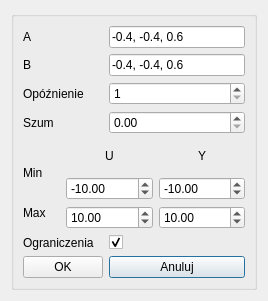
<?xml version="1.0" encoding="UTF-8"?>
<ui version="4.0">
 <class>ArxDialog</class>
 <widget class="QDialog" name="ArxDialog">
  <property name="geometry">
   <rect>
    <x>0</x>
    <y>0</y>
    <width>264</width>
    <height>301</height>
   </rect>
  </property>
  <property name="windowTitle">
   <string>Dialog</string>
  </property>
  <layout class="QGridLayout" name="gridLayout_2">
   <item row="0" column="0">
    <widget class="QGroupBox" name="groupBox">
     <property name="title">
      <string/>
     </property>
     <layout class="QGridLayout" name="gridLayout">
      <item row="3" column="2">
       <widget class="QDoubleSpinBox" name="doubleSpinBoxSzum">
        <property name="maximum">
         <double>10.000000000000000</double>
        </property>
        <property name="singleStep">
         <double>0.010000000000000</double>
        </property>
        <property name="value">
         <double>0.000000000000000</double>
        </property>
       </widget>
      </item>
      <item row="5" column="2">
       <widget class="QCheckBox" name="checkBoxOgraniczenie">
        <property name="enabled">
         <bool>true</bool>
        </property>
        <property name="text">
         <string/>
        </property>
        <property name="checked">
         <bool>true</bool>
        </property>
        <property name="tristate">
         <bool>false</bool>
        </property>
       </widget>
      </item>
      <item row="4" column="1" colspan="2">
       <layout class="QHBoxLayout" name="horizontalLayout">
        <item>
         <layout class="QVBoxLayout" name="verticalLayout_2">
          <item>
           <widget class="QLabel" name="label">
            <property name="text">
             <string>U</string>
            </property>
            <property name="alignment">
             <set>Qt::AlignCenter</set>
            </property>
           </widget>
          </item>
          <item>
           <widget class="QDoubleSpinBox" name="doubleSpinBoxMinU">
            <property name="minimum">
             <double>-100.000000000000000</double>
            </property>
            <property name="maximum">
             <double>0.000000000000000</double>
            </property>
            <property name="singleStep">
             <double>0.010000000000000</double>
            </property>
            <property name="value">
             <double>-10.000000000000000</double>
            </property>
           </widget>
          </item>
          <item>
           <widget class="QDoubleSpinBox" name="doubleSpinBoxMaxU">
            <property name="maximum">
             <double>100.000000000000000</double>
            </property>
            <property name="singleStep">
             <double>0.010000000000000</double>
            </property>
            <property name="value">
             <double>10.000000000000000</double>
            </property>
           </widget>
          </item>
         </layout>
        </item>
        <item>
         <layout class="QVBoxLayout" name="verticalLayout">
          <item>
           <widget class="QLabel" name="label_2">
            <property name="text">
             <string>Y</string>
            </property>
            <property name="alignment">
             <set>Qt::AlignCenter</set>
            </property>
           </widget>
          </item>
          <item>
           <widget class="QDoubleSpinBox" name="doubleSpinBoxMinY">
            <property name="minimum">
             <double>-100.000000000000000</double>
            </property>
            <property name="maximum">
             <double>0.000000000000000</double>
            </property>
            <property name="singleStep">
             <double>0.010000000000000</double>
            </property>
            <property name="value">
             <double>-10.000000000000000</double>
            </property>
           </widget>
          </item>
          <item>
           <widget class="QDoubleSpinBox" name="doubleSpinBoxMaxY">
            <property name="maximum">
             <double>100.000000000000000</double>
            </property>
            <property name="singleStep">
             <double>0.010000000000000</double>
            </property>
            <property name="value">
             <double>10.000000000000000</double>
            </property>
           </widget>
          </item>
         </layout>
        </item>
       </layout>
      </item>
      <item row="4" column="0">
       <layout class="QVBoxLayout" name="verticalLayout_3">
        <item>
         <widget class="QLabel" name="label_3">
          <property name="maximumSize">
           <size>
            <width>16777215</width>
            <height>10</height>
           </size>
          </property>
          <property name="text">
           <string/>
          </property>
         </widget>
        </item>
        <item>
         <widget class="QLabel" name="labelMin">
          <property name="maximumSize">
           <size>
            <width>100</width>
            <height>16777215</height>
           </size>
          </property>
          <property name="text">
           <string>Min</string>
          </property>
         </widget>
        </item>
        <item>
         <widget class="QLabel" name="labelMax">
          <property name="text">
           <string>Max</string>
          </property>
         </widget>
        </item>
       </layout>
      </item>
      <item row="2" column="0" colspan="2">
       <widget class="QLabel" name="labelOpoznienie">
        <property name="text">
         <string>Opóźnienie</string>
        </property>
       </widget>
      </item>
      <item row="1" column="2">
       <widget class="QLineEdit" name="lineEditB">
        <property name="text">
         <string>-0.4, -0.4, 0.6</string>
        </property>
       </widget>
      </item>
      <item row="0" column="2">
       <widget class="QLineEdit" name="lineEditA">
        <property name="text">
         <string>-0.4, -0.4, 0.6</string>
        </property>
       </widget>
      </item>
      <item row="5" column="0" colspan="2">
       <widget class="QLabel" name="labelOgraniczenie">
        <property name="text">
         <string>Ograniczenia</string>
        </property>
       </widget>
      </item>
      <item row="1" column="0">
       <widget class="QLabel" name="labelB">
        <property name="text">
         <string>B</string>
        </property>
       </widget>
      </item>
      <item row="2" column="2">
       <widget class="QSpinBox" name="spinBoxOpoznienie">
        <property name="minimum">
         <number>1</number>
        </property>
        <property name="maximum">
         <number>100</number>
        </property>
        <property name="value">
         <number>1</number>
        </property>
       </widget>
      </item>
      <item row="0" column="0">
       <widget class="QLabel" name="labelA">
        <property name="text">
         <string>A</string>
        </property>
       </widget>
      </item>
      <item row="3" column="0">
       <widget class="QLabel" name="labelSzum">
        <property name="text">
         <string>Szum</string>
        </property>
       </widget>
      </item>
      <item row="6" column="2">
       <widget class="QPushButton" name="pushButton_2">
        <property name="text">
         <string>Anuluj</string>
        </property>
       </widget>
      </item>
      <item row="6" column="0" colspan="2">
       <widget class="QPushButton" name="pushButton">
        <property name="text">
         <string>OK</string>
        </property>
       </widget>
      </item>
     </layout>
    </widget>
   </item>
  </layout>
 </widget>
 <resources/>
 <connections/>
</ui>
